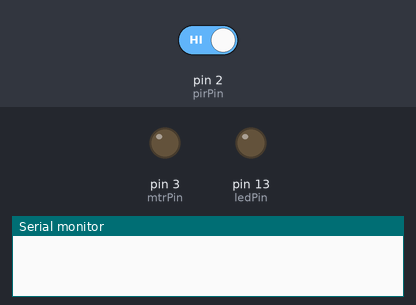
Simulated run of this sketch. Board: Arduino Uno, built with avr-gcc and run on an emulated ATmega328P. Shown: output pins drawn as LEDs (lit = HIGH), the last lines printed to the serial monitor. Inputs (shaded band) come from the test bench; at power-on: pin 2 (pirPin) HIGH.

Above: at 1.2 s.
1.3 s: pin 2 (pirPin) driven LOW
At 2.0 s:
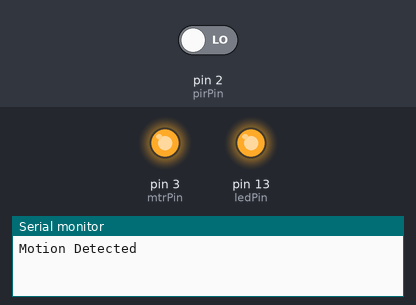
4.3 s: pin 2 (pirPin) driven HIGH
At 5.5 s:
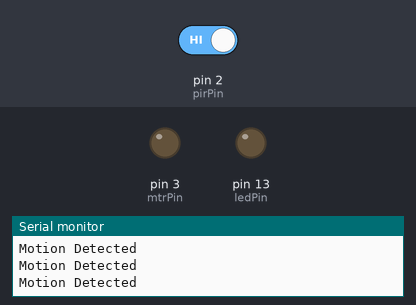
Timing chart, 0 to 7.3 s (numbered marks = the images above; inputs shaded):
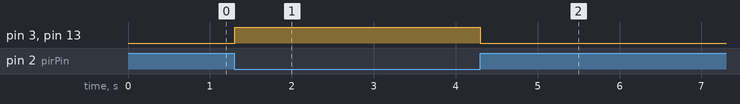

Measured:
- after the input at 1.3 s, pin 3 (mtrPin), pin 13 (ledPin): LOW → HIGH at once
- after the input at 4.3 s, pin 3 (mtrPin), pin 13 (ledPin): HIGH → LOW at once

The sketch:

PIR.ino
```cpp
// PIR
// http://bildr.org/2011/06/pir_arduino/

// TIP120
// http://bildr.org/2011/03/high-power-control-with-arduino-and-tip120/


int pirPin = 2; //digital 2
int mtrPin = 3;
int ledPin = 13;


void setup(){
 Serial.begin(9600);
 pinMode(pirPin, INPUT);
 digitalWrite(pirPin, HIGH); // pull up resistor
 pinMode(ledPin, OUTPUT);
 pinMode(mtrPin, OUTPUT);

}


void loop(){
  int pirVal = digitalRead(pirPin);

  if(pirVal == LOW){ //was motion detected
    Serial.println("Motion Detected");
    digitalWrite(ledPin, HIGH);
    digitalWrite(mtrPin, HIGH);
    delay(1000);
    digitalWrite(ledPin, LOW);
    digitalWrite(mtrPin, LOW);
  }

}
```
